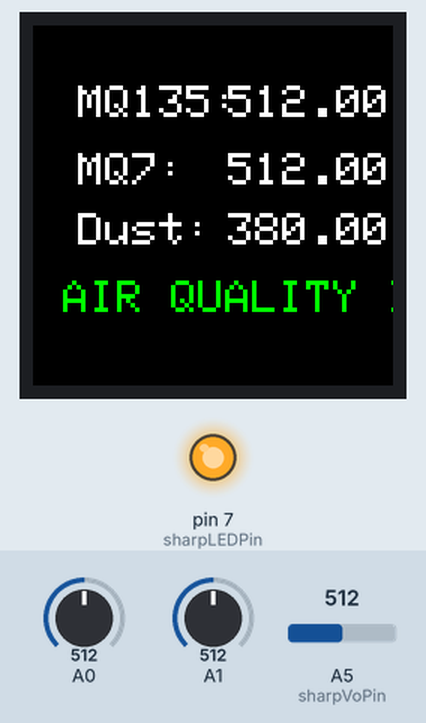
This sketch was run on a simulated Arduino Uno, built with avr-gcc and run on an emulated ATmega328P. Shown: 240×240 colour display, output pins drawn as LEDs (lit = HIGH). Inputs (shaded band) come from the test bench; at power-on: A5 (sharpVoPin) = 512, A0 = 512, A1 = 512. The modem accepts every AT command (registered, SIM ready, sends succeed) and sends nothing else; what the sketch prints to the serial monitor is not drawn.

Above: at 7.0 s.
7.1 s: A5 (sharpVoPin) set to 122
At 10.9 s:
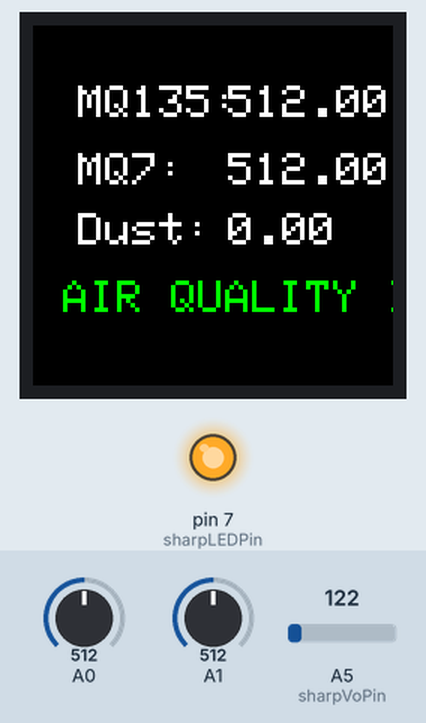
12.4 s: A0 set to 0
At 15.5 s:
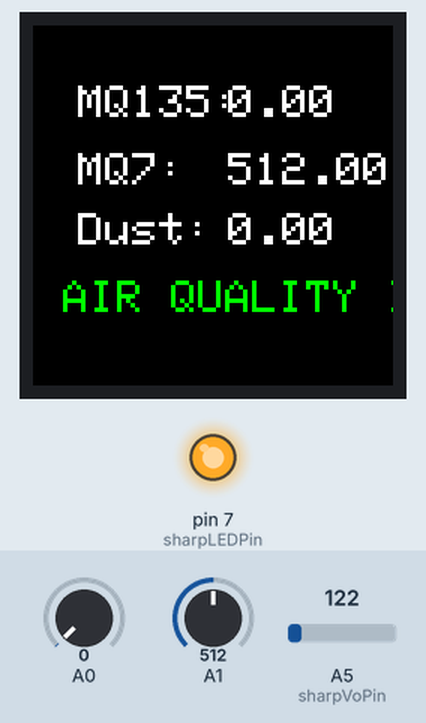
17.7 s: A1 set to 0
At 21.0 s:
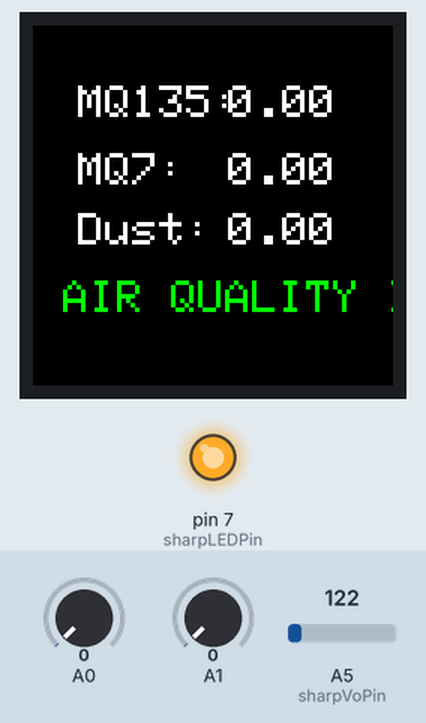
22.8 s: A0 set to 90
At 25.7 s:
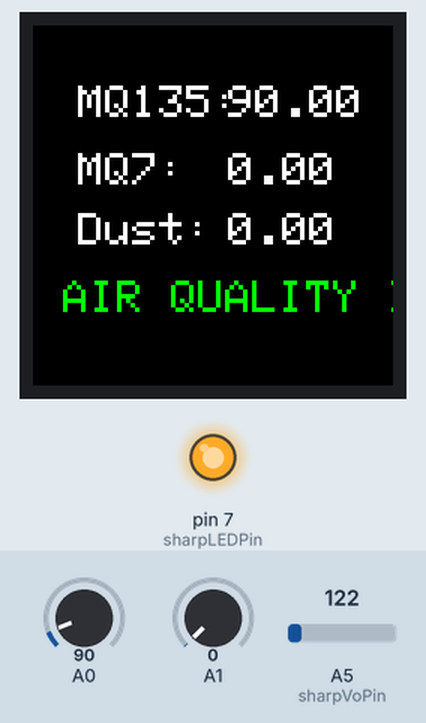
27.8 s: A0 set to 105
At 30.3 s:
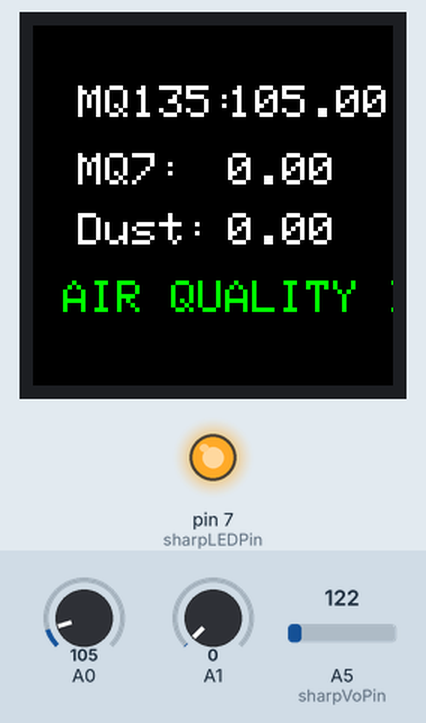
32.8 s: A1 set to 122
At 36.0 s:
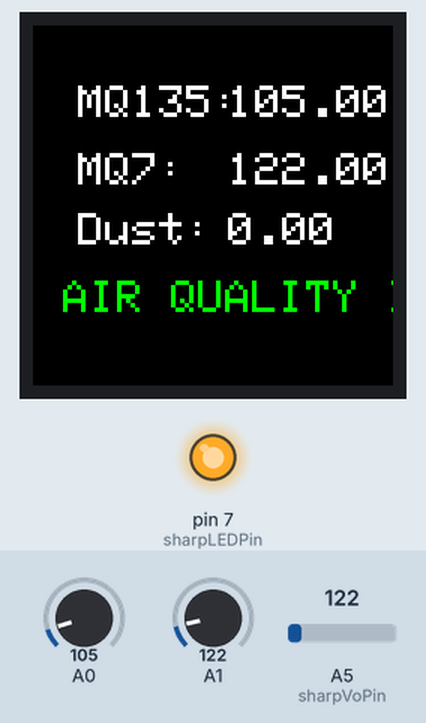
Timing chart, 0 to 37.5 s (numbered marks = the images above; inputs shaded):
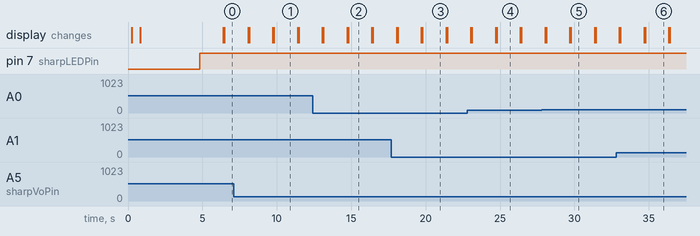

Measured:
- after the input at 7.1 s, the display: first differs from a run without the input after 2.7 s (image 1)
- after the input at 12.4 s, the display: first differs from a run without the input after 2.4 s (image 2)
- after the input at 17.7 s, the display: first differs from a run without the input after 2.1 s (image 3)
- after the input at 22.8 s, the display: first differs from a run without the input after 2.0 s (image 4)
- after the input at 27.8 s, the display: first differs from a run without the input after 2.0 s (image 5)
- after the input at 32.8 s, the display: first differs from a run without the input after 1.9 s (image 6)
- what the display in image 1 shows lasts 1.6 s, from 9.8 s to 11.4 s

The sketch:

AirQualityOLED.ino
```cpp
#include <Adafruit_GFX.h>    // Core graphics library
#include <Adafruit_ST7789.h> // Hardware-specific library for ST7789
#include <SPI.h>             // Arduino SPI library#include <Adafruit_GFX.h>    // Core graphics library
#include <SoftwareSerial.h>


//ESP8266
#define RX 5
#define TX 6
String AP = "Ramachandra";       // CHANGE ME
String PASS = "7892611653"; // CHANGE ME
String API = "D6F5HJGBM5BG3A6S";   // CHANGE ME
String HOST = "184.106.153.149";
String PORT = "80";
String field = "field1";
String field2 = "field2";
String field3 = "field3";
int countTrueCommand;
int countTimeCommand;
boolean found = false;
float valSensor = 0.0f;
float valSensor2 = 0.0f;
float valSensor3 = 0.0f;
SoftwareSerial esp8266(RX,TX);


//Dust Sensor program options
const int sharpLEDPin = 7;   // Arduino digital pin 7 connect to sensor LED.
const int sharpVoPin = A5;   // Arduino analog pin 5 connect to sensor Vo.

// For averaging last N raw voltage readings.
#ifdef USE_AVG
#define N 100
static unsigned long VoRawTotal = 0;
static int VoRawCount = 0;
#endif // USE_AVG

// Set the typical output voltage in Volts when there is zero dust.
static float Voc = 0.6;

// Use the typical sensitivity in units of V per 100ug/m3.
const float K = 0.5;

 /////////////////////////////////////////////////////////////////////////////


// ST7789 TFT module connections
#define TFT_CS    10  // define chip select pin
#define TFT_DC     9  // define data/command pin
#define TFT_RST    8  // define reset pin, or set to -1 and connect to Arduino RESET pin

Adafruit_ST7789 tft = Adafruit_ST7789(TFT_CS, TFT_DC, TFT_RST);


void setup(void) {


  pinMode(sharpLEDPin, OUTPUT);
  Serial.begin(9600);
  esp8266.begin(115200);
  sendCommand("AT",5,"OK");
  sendCommand("AT+CWMODE=3",5,"OK");
  sendCommand("AT+CWJAP=\""+ AP +"\",\""+ PASS +"\"",20,"OK");
  // if the display has CS pin try with SPI_MODE0
  tft.init(240, 240, SPI_MODE3);    // Init ST7789 display 240x240 pixel

  // if the screen is flipped, remove this command
  tft.setRotation(2);

  Serial.println(F("Initialized"));

  uint16_t time = millis();
  tft.fillScreen(ST77XX_BLACK);
  time = millis() - time;

  Serial.println(time, DEC);
  delay(500);


//  // tft print function!
 tftSplashScreen();
  delay(4000);


}

void loop() {
 valSensor = getSensorData();
 valSensor2 = getSensorData2();
 valSensor3 = getSensorData3();
 String getData = "GET /update?api_key="+ API +"&"+ field +"="+String(valSensor)+"&"+ field2 +"="+String(valSensor2)+"&"+ field3 +"="+String(valSensor3);
 sendCommand("AT+CIPMUX=1",5,"OK");
 sendCommand("AT+CIPSTART=0,\"TCP\",\""+ HOST +"\","+ PORT,15,"OK");
 sendCommand("AT+CIPSEND=0," +String(getData.length()+4),4,">");
 esp8266.println(getData);delay(1500);countTrueCommand++;
 sendCommand("AT+CIPCLOSE=0",5,"OK");
 tftPrintData(valSensor, valSensor2, valSensor3);
}

//MQ135 Sensor data
float getSensorData(){
  return analogRead(A0); // Replace with
}

//MQ7 sensor data
float getSensorData2() {
  return analogRead(A1);
}

//Dust Sensor data
float getSensorData3(){
   // Turn on the dust sensor LED by setting digital pin LOW.
  digitalWrite(sharpLEDPin, LOW);

  // Wait 0.28ms before taking a reading of the output voltage as per spec.
  delayMicroseconds(280);

  // Record the output voltage. This operation takes around 100 microseconds.
  int VoRaw = analogRead(sharpVoPin);

  // Turn the dust sensor LED off by setting digital pin HIGH.
  digitalWrite(sharpLEDPin, HIGH);

  // Wait for remainder of the 10ms cycle = 10000 - 280 - 100 microseconds.
  delayMicroseconds(9620);

  // Use averaging if needed.
  float Vo = VoRaw;
  #ifdef USE_AVG
  VoRawTotal += VoRaw;
  VoRawCount++;
  if ( VoRawCount >= N ) {
    Vo = 1.0 * VoRawTotal / N;
    VoRawCount = 0;
    VoRawTotal = 0;
  } else {
    return;
  }
  #endif // USE_AVG

  // Compute the output voltage in Volts.
  Vo = Vo / 1024.0 * 5.0;

  // Convert to Dust Density in units of ug/m3.
  float dV = Vo - Voc;
  if ( dV < 0 ) {
    dV = 0;
    Voc = Vo;
  }
  float dustDensity = dV / K * 100.0;
  return dustDensity;

}

void sendCommand(String command, int maxTime, char readReplay[]) {
  Serial.print(countTrueCommand);
  Serial.print(". at command => ");
  Serial.print(command);
  Serial.print(" ");
  while(countTimeCommand < (maxTime*1))
  {
    esp8266.println(command);//at+cipsend
    if(esp8266.find(readReplay))//ok
    {
      found = true;
      break;
    }

    countTimeCommand++;
  }

  if(found == true)
  {
    Serial.println("OYI");
    countTrueCommand++;
    countTimeCommand = 0;
  }

  if(found == false)
  {
    Serial.println("Fail");
    countTrueCommand = 0;
    countTimeCommand = 0;
  }

  found = false;
 }


void tftSplashScreen() {
  tft.setTextWrap(false);
  tft.fillScreen(ST77XX_BLACK);
  tft.setCursor(28, 100);
  tft.setTextColor(ST77XX_BLUE);
  tft.setTextSize(3.5);
  tft.println("Air Quality");
}

void tftPrintData(float data, float data1, float data2) {
  tft.setTextWrap(false);
  tft.fillScreen(ST77XX_BLACK);
  tft.setCursor(30, 40);
  tft.setTextColor(ST77XX_WHITE);
  tft.setTextSize(3);
  tft.println("MQ135: ");
  tft.setCursor(130, 40);
  tft.setTextColor(ST77XX_WHITE);
  tft.setTextSize(3);
  tft.print(data);

  tft.setCursor(30, 85);
  tft.setTextColor(ST77XX_WHITE);
  tft.setTextSize(3);
  tft.println("MQ7: ");
  tft.setCursor(130, 85);
  tft.setTextColor(ST77XX_WHITE);
  tft.setTextSize(3);
  tft.print(data1);

  tft.setCursor(30, 125);
  tft.setTextColor(ST77XX_WHITE);
  tft.setTextSize(3);
  tft.println("Dust: ");
  tft.setCursor(130, 125);
  tft.setTextColor(ST77XX_WHITE);
  tft.setTextSize(3);
  tft.print(data2);

  tft.setCursor(20, 170);
  tft.setTextColor(ST77XX_GREEN);
  tft.setTextSize(3);
  tft.println("AIR QUALITY INDEX");
  tft.setCursor(90, 180);
  tft.setTextColor(ST77XX_RED);
  tft.setTextSize(4);
  //tft.print("4.9");

}
```
